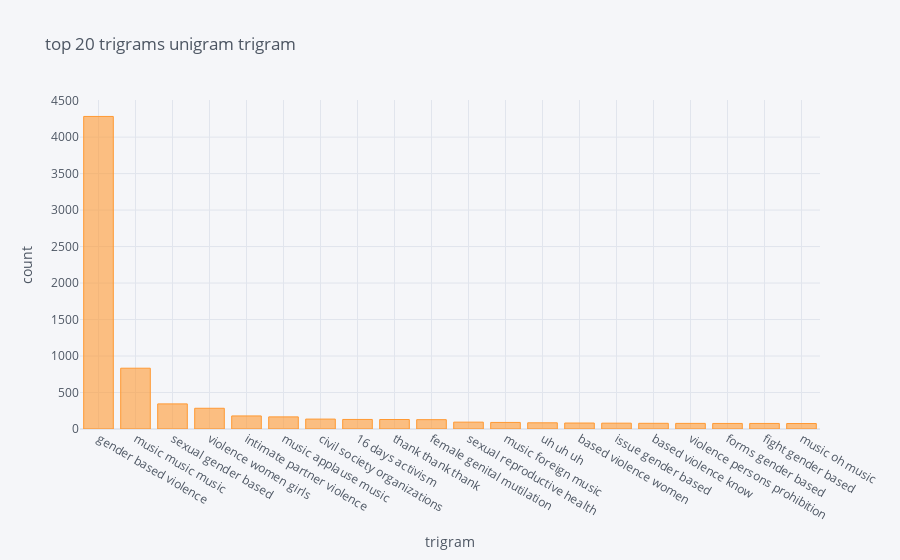

The cell this chart's notebook holds for it:
### Code cell
words = get_top_n_words(list(df['transcript']),20,3)
df1 = pd.DataFrame(words,columns=['trigram','frequency'])
df1= df1.set_index('trigram')
df1.iplot(kind='bar',xTitle='trigram',yTitle='count', title='top 20 trigrams unigram trigram')

### Figure 1 — Plotly figure (JSON) as saved in the notebook; plotly's stock layout.template omitted (floating-point values rounded to 4 significant figures)
{"data": [{"marker": {"color": "rgba(255, 153, 51, 0.6)", "line": {"color": "rgba(255, 153, 51, 1.0)", "width": 1}}, "name": "frequency", "orientation": "v", "text": "", "type": "bar", "x": ["gender based violence", "music music music", "sexual gender based", "violence women girls", "intimate partner violence", "music applause music", "civil society organizations", "16 days activism", "thank thank thank", "female genital mutilation", "sexual reproductive health", "music foreign music", "uh uh uh", "based violence women", "issue gender based", "based violence know", "violence persons prohibition", "forms gender based", "fight gender based", "music oh music"], "y": [4283, 833, 344, 284, 179, 166, 136, 131, 130, 128, 94, 90, 85, 82, 80, 78, 77, 76, 76, 75]}], "layout": {"legend": {"bgcolor": "#F5F6F9", "font": {"color": "#4D5663"}}, "paper_bgcolor": "#F5F6F9", "plot_bgcolor": "#F5F6F9", "title": {"font": {"color": "#4D5663"}, "text": "top 20 trigrams unigram trigram"}, "xaxis": {"gridcolor": "#E1E5ED", "showgrid": true, "tickfont": {"color": "#4D5663"}, "title": {"font": {"color": "#4D5663"}, "text": "trigram"}, "zerolinecolor": "#E1E5ED"}, "yaxis": {"gridcolor": "#E1E5ED", "showgrid": true, "tickfont": {"color": "#4D5663"}, "title": {"font": {"color": "#4D5663"}, "text": "count"}, "zerolinecolor": "#E1E5ED"}}}
